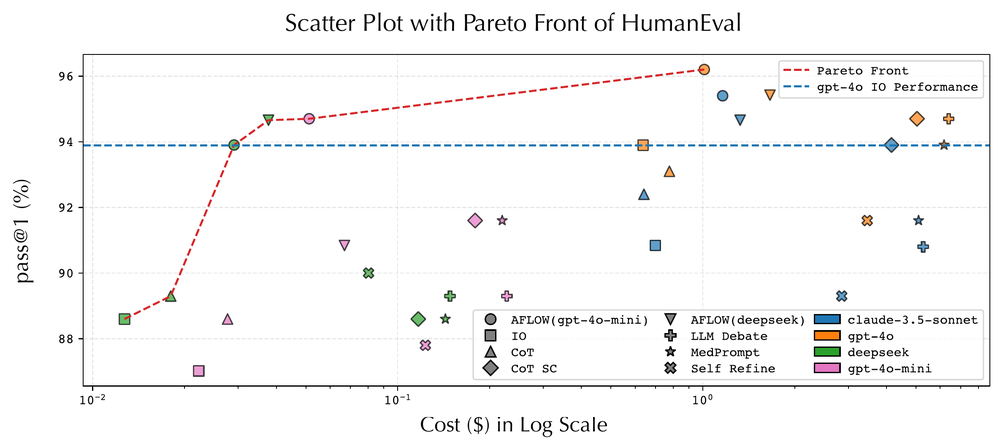
#> input picture en/agent-harness-optimization/images/aflow-pareto.png, 1000 x 447 px, shrunk from 2369 x 1059 before the run; its folder holds only this picture in this run
$ python trim_whitespace.py ../../../../en/agent-harness-optimization/images/aflow-pareto.png
#> lines starting #> are read from the running program, lines starting #| are printed output that depends on the picture
#!/usr/bin/env python3
# /// script
# requires-python = ">=3.10"
# dependencies = ["Pillow"]
# ///
"""
Automatically trim white-background margins from PNG/JPG files under
`{book}/images/`.

Converting a paper PDF to PNG with `pdftoppm -r 200 -png` often leaves large
white margins around the figure, whether from page margins or whitespace around
an algorithm diagram. This script uses Pillow's ImageChops to find the smallest
bounding box whose difference from white exceeds a threshold, then crops to it.

The script has limited side effects: figures without margins remain unchanged,
making the operation a no-op for them. The default threshold is 15, and the
script keeps 12 px of padding so labels close to an image edge are unlikely to
be clipped. The original image remains under
`/tmp/arxiv_figures/<arxiv_id>/`, so an over-trimmed image can be restored by
regenerating it.

Usage:
  uv run scripts/trim_whitespace.py {book_dir}      # Trim all images
  uv run scripts/trim_whitespace.py {book_dir}/images/foo.png  # One file
"""
import sys
from pathlib import Path
from PIL import Image, ImageChops


def trim_one(path: Path, threshold: int = 15, pad: int = 12):
    """Return (before_size, after_size) if changed, else None."""
#> called with threshold = 15, pad = 12
    img = Image.open(path).convert("RGB")
#> img is the input picture: PIL image 1000x447 RGB; mean R, G, B 247.1, 246.9, 247
    bg = Image.new("RGB", img.size, (255, 255, 255))
#> bg: PIL image 1000x447 RGB; every value is 255
    diff = ImageChops.difference(img, bg)
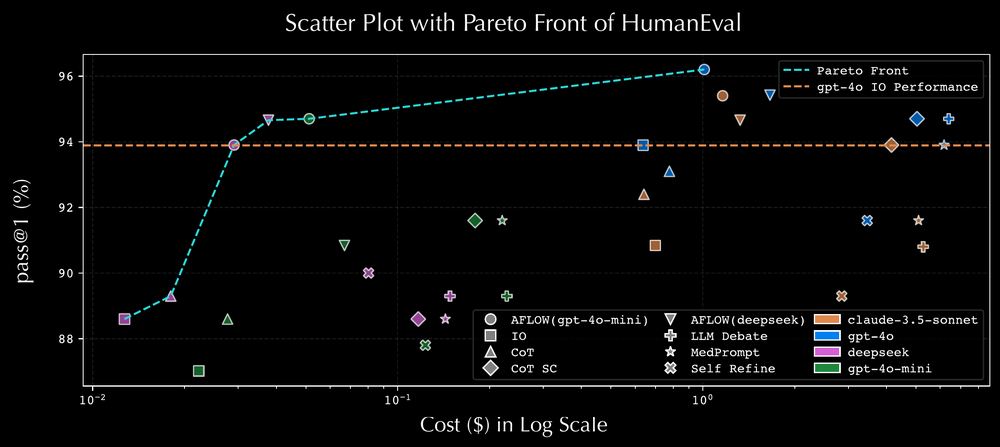
#> diff: PIL image 1000x447 RGB; mean R, G, B 7.9, 8.1, 8
    diff = diff.point(lambda v: 255 if v > threshold else 0)
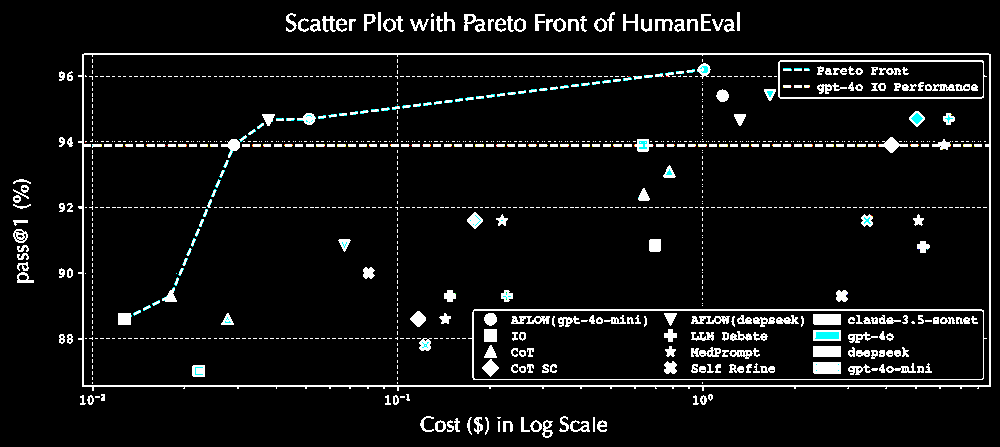
#> diff: PIL image 1000x447 RGB; mean R, G, B 16.4, 17, 16.9
    bbox = diff.getbbox()
#> bbox = (13, 12, 991, 438)
    if not bbox:
        return None
    before = img.size
#> before = (1000, 447)
    left = max(0, bbox[0] - pad)
#> left = 1
    top = max(0, bbox[1] - pad)
#> top = 0
    right = min(img.size[0], bbox[2] + pad)
#> right = 1000
    bottom = min(img.size[1], bbox[3] + pad)
#> bottom = 447
    cropped = img.crop((left, top, right, bottom))
    if cropped.size == before:
        return None
    cropped.save(path)
    return before, cropped.size


def main():
    if len(sys.argv) < 2:
        print("Usage: trim_whitespace.py <book_dir | image_file>", file=sys.stderr)
        sys.exit(1)
    target = Path(sys.argv[1])
    if target.is_file():
        paths = [target]
    elif (target / "images").is_dir():
        images = target / "images"
        paths = sorted(list(images.glob("*.png")) + list(images.glob("*.jpg")))
    elif target.is_dir():
        paths = sorted(list(target.glob("*.png")) + list(target.glob("*.jpg")))
    else:
        print(f"Not a file or directory: {target}", file=sys.stderr)
        sys.exit(1)

    changed = 0
    unchanged = 0
    total_before_area = 0
    total_after_area = 0
    for p in paths:
        try:
            result = trim_one(p)
#> result = ((1000, 447), (999, 447))
        except Exception as e:
            print(f"  {p.name}: ERROR ({e})", file=sys.stderr)
            unchanged += 1
            continue
        if result:
            before, after = result
#> before = (1000, 447); after = (999, 447)
            pct = 100 - (after[0] * after[1]) * 100 // (before[0] * before[1])
#> pct = 1
            print(f"  {p.name}: {before[0]}x{before[1]} -> {after[0]}x{after[1]}  (-{pct}%)")
#|   aflow-pareto.png: 1000x447 -> 999x447  (-1%)
            changed += 1
            total_before_area += before[0] * before[1]
#> total_before_area = 447000
            total_after_area += after[0] * after[1]
#> total_after_area = 446553
        else:
            unchanged += 1

    print(f"\nChanged: {changed}, Unchanged: {unchanged}")
    if total_before_area:
        agg = 100 - total_after_area * 100 // total_before_area
#> agg = 1
        print(f"Aggregate area reduction (among changed): -{agg}%")
#| Aggregate area reduction (among changed): -1%


if __name__ == "__main__":
    main()

$ run again, on en/agent-harness-optimization/images/dgm-archive-progress.png
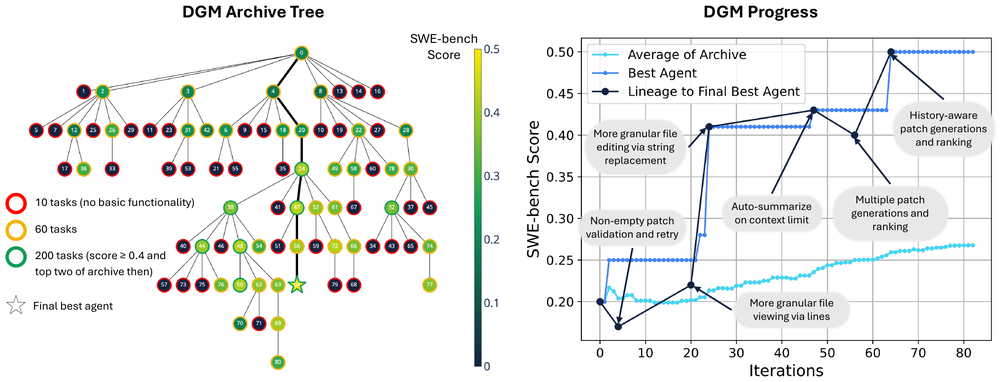
#> input picture en/agent-harness-optimization/images/dgm-archive-progress.png, 1000 x 382 px, shrunk from 2241 x 855 before the run
#> in trim_one, img is the input picture: PIL image 1000x382 RGB; mean R, G, B 236.5, 237.1, 235.4
#> bg: PIL image 1000x382 RGB; every value is 255
#> in trim_one, `diff = ImageChops.difference(img, bg)`:
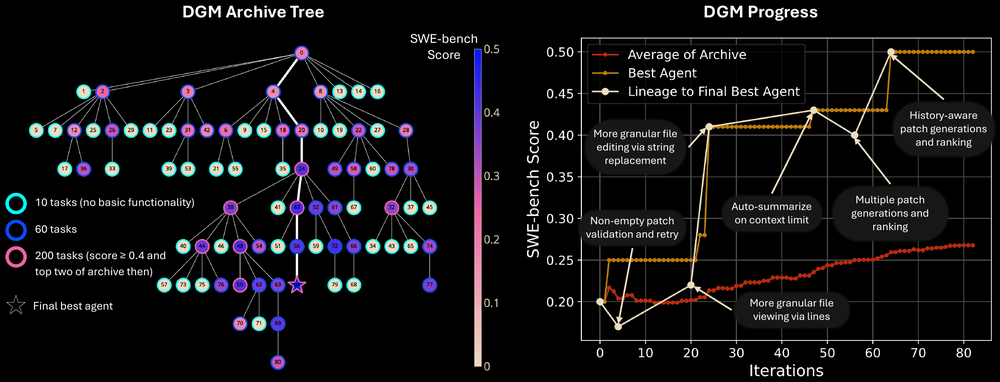
#> diff: PIL image 1000x382 RGB; mean R, G, B 18.5, 17.9, 19.6
#> in trim_one, `diff = diff.point(lambda v: 255 if v > threshold else 0)`:
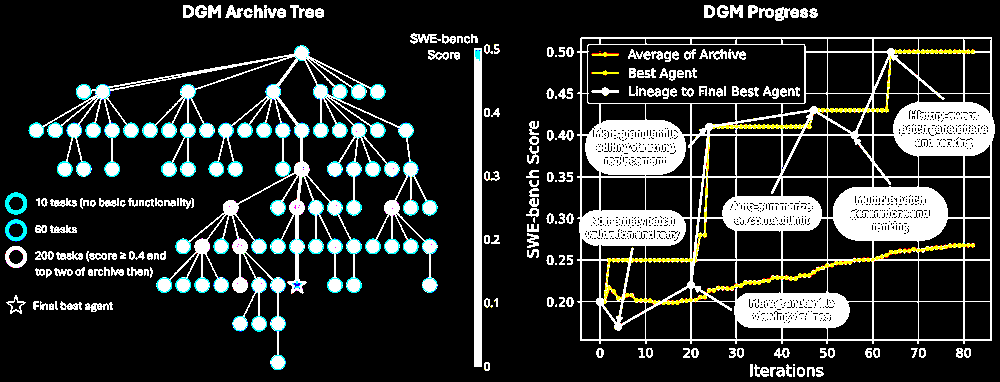
#> diff: PIL image 1000x382 RGB; mean R, G, B 46.3, 49, 47.4
#> bbox = (5, 5, 995, 377)
#> left = 0
#> right = 1000
#> bottom = 382

$ run again, on en/agent-harness-optimization/images/dgm-concept.png
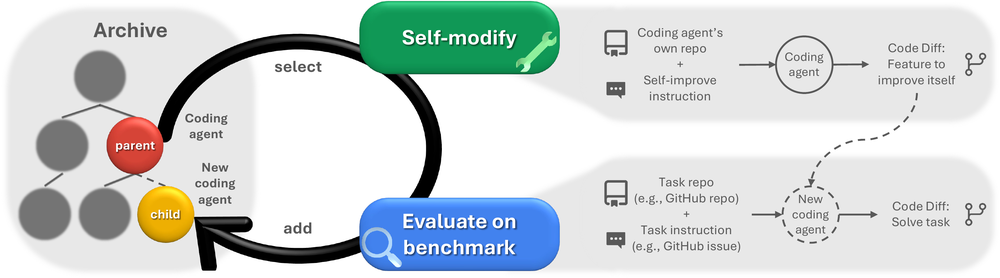
#> input picture en/agent-harness-optimization/images/dgm-concept.png, 1000 x 278 px, shrunk from 2994 x 831 before the run
#> in trim_one, img is the input picture: PIL image 1000x278 RGB; mean R, G, B 206.8, 214.1, 214
#> bg: PIL image 1000x278 RGB; every value is 255
#> in trim_one, `diff = ImageChops.difference(img, bg)`:
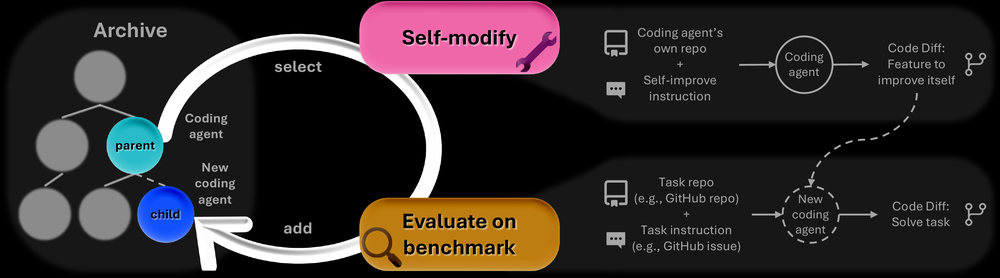
#> diff: PIL image 1000x278 RGB; mean R, G, B 48.2, 40.9, 41
#> in trim_one, `diff = diff.point(lambda v: 255 if v > threshold else 0)`:
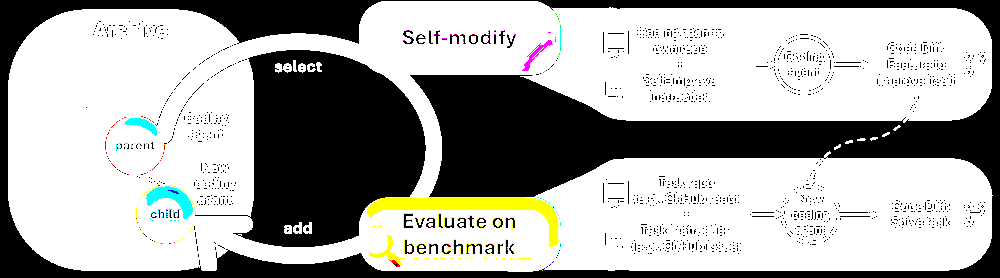
#> diff: PIL image 1000x278 RGB; mean R, G, B 169.5, 170.1, 167.2
#> bbox = (8, 1, 993, 272)
#> left = 0
#> right = 1000
#> bottom = 278

$ run again, on en/agent-harness-optimization/images/expel-persistent-memory.png
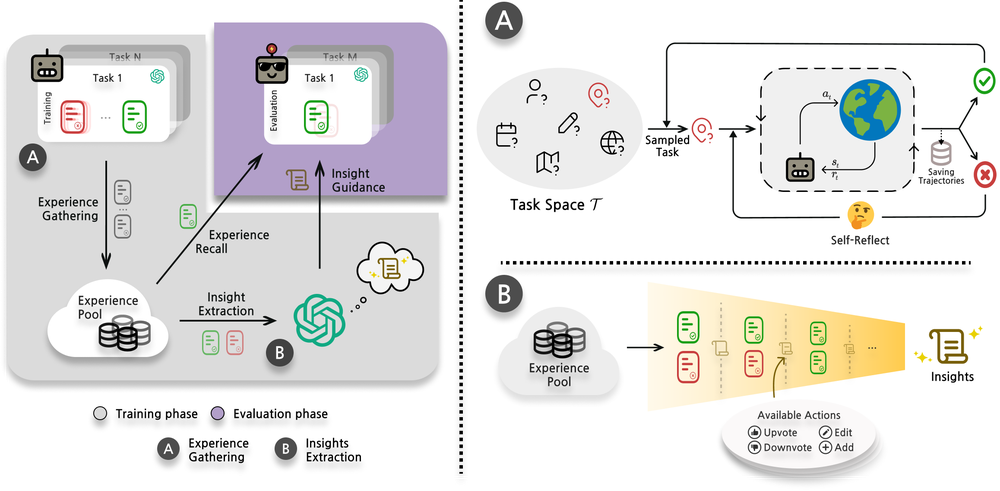
#> input picture en/agent-harness-optimization/images/expel-persistent-memory.png, 1000 x 491 px, shrunk from 2316 x 1136 before the run
#> bg: PIL image 1000x491 RGB; every value is 255
#> in trim_one, `diff = ImageChops.difference(img, bg)`:
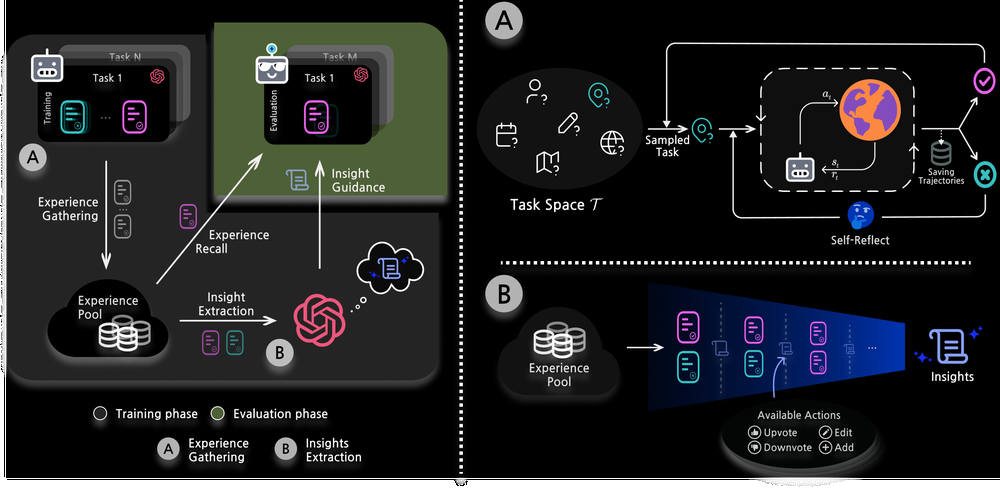
#> diff: PIL image 1000x491 RGB; mean R, G, B 33.9, 35.1, 36.1
#> in trim_one, `diff = diff.point(lambda v: 255 if v > threshold else 0)`:
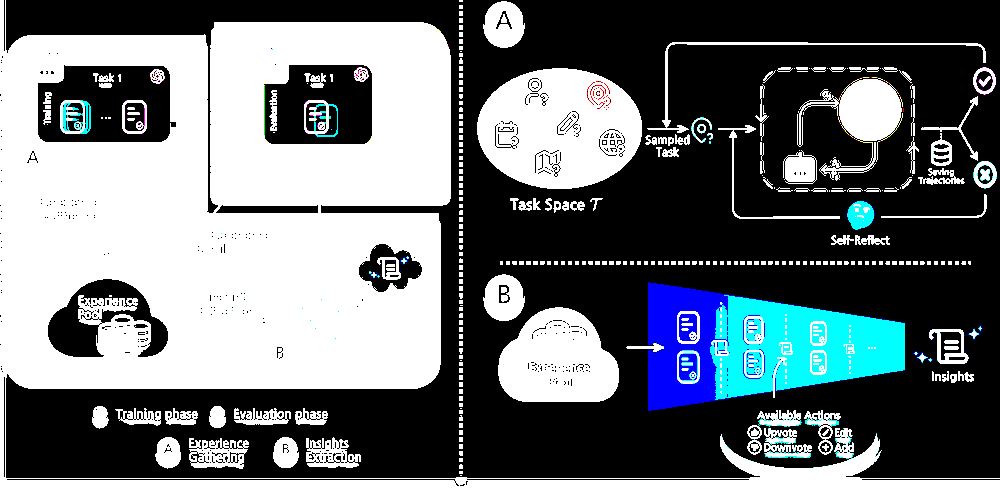
#> diff: PIL image 1000x491 RGB; mean R, G, B 105.7, 113, 117
#> bbox = (0, 0, 1000, 491)
#> left = 0
#> right = 1000
#> bottom = 491
